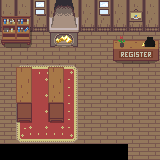

The image is a tile-based game level rendered from a .tmx file. Its description and complete source (layers, tilesets, objects, tile grids) follow:
An orthogonal 10x10 tile map with 16x16 px tiles, 5 tile layers (floor, wall, furniture, Tile Layer 5, ...) and 12 objects (satoru_spawn, leiko_spawn, kana_spawn).

<map version="1.2" tiledversion="1.3.1" orientation="orthogonal" renderorder="right-down" compressionlevel="-1" width="10" height="10" tilewidth="16" tileheight="16" infinite="0" nextlayerid="9" nextobjectid="23">
 <editorsettings>
  <export target="mountainshop.lua" format="lua" />
 </editorsettings>
 <tileset firstgid="1" source="inner.tsx" />
 <layer id="1" name="floor" width="10" height="10">
  <data encoding="csv">
41,41,41,41,41,41,41,41,41,41,
41,41,41,41,41,41,41,41,41,41,
41,41,41,41,41,41,41,41,41,41,
41,41,41,41,41,41,41,41,41,41,
41,41,41,41,41,41,41,41,41,41,
41,41,41,41,41,41,41,41,41,41,
41,41,41,41,41,41,41,41,41,41,
41,41,41,41,41,41,41,41,41,41,
41,41,41,41,41,41,41,41,41,41,
0,0,0,0,0,0,0,0,41,41
</data>
 </layer>
 <layer id="2" name="wall" width="10" height="10">
  <properties>
   <property name="collidable" type="bool" value="true" />
  </properties>
  <data encoding="csv">
161,161,161,161,161,161,161,161,161,161,
201,201,201,201,201,201,201,201,201,201,
0,0,0,0,0,0,0,0,0,0,
0,0,0,0,0,0,0,0,0,0,
0,0,0,0,0,0,0,0,0,0,
0,0,0,0,0,0,0,0,0,0,
0,0,0,0,0,0,0,0,0,0,
0,0,0,0,0,0,0,0,0,0,
0,0,0,0,0,0,0,0,0,0,
0,0,0,0,0,0,0,0,0,0
</data>
 </layer>
 <layer id="4" name="furniture" width="10" height="10">
  <data encoding="csv">
0,0,0,413,414,0,0,0,404,0,
484,486,0,453,454,0,0,0,444,0,
524,526,0,491,492,0,0,614,615,616,
0,0,0,0,0,0,0,654,655,656,
0,571,572,572,573,0,0,0,0,0,
0,611,612,612,613,0,0,0,0,0,
0,611,612,612,613,0,0,0,0,0,
0,611,612,612,613,0,0,0,0,0,
0,651,652,652,653,0,0,0,0,0,
0,0,0,0,0,0,0,0,0,0
</data>
 </layer>
 <layer id="5" name="Tile Layer 5" width="10" height="10">
  <data encoding="csv">
0,0,0,0,0,0,0,0,0,0,
0,0,0,0,0,0,0,0,0,0,
0,0,0,0,0,0,0,0,0,0,
0,0,0,0,0,0,0,0,0,0,
0,488,0,488,0,0,0,0,0,0,
0,528,0,528,0,0,0,0,0,0,
0,568,0,568,0,0,0,0,0,0,
0,608,0,608,0,0,0,0,0,0,
0,0,0,0,0,0,0,0,0,0,
0,0,0,0,0,0,0,0,0,0
</data>
 </layer>
 <layer id="3" name="windows" width="10" height="10">
  <data encoding="csv">
0,0,299,0,0,0,299,0,0,0,
0,0,339,0,0,0,339,0,0,0,
0,0,0,0,0,0,0,0,0,0,
0,0,0,0,0,0,0,0,0,0,
0,0,0,0,0,0,0,0,0,0,
0,0,0,0,0,0,0,0,0,0,
0,0,0,0,0,0,0,0,0,0,
0,0,0,0,0,0,0,0,0,0,
0,0,0,0,0,0,0,0,0,0,
0,0,0,0,0,0,0,0,0,0
</data>
 </layer>
 <objectgroup id="8" name="Objects">
  <object id="6" name="satoru_spawn" x="115.75" y="73.5" width="17.75" height="19.5" />
  <object id="7" name="leiko_spawn" x="94" y="107.5" width="17.5" height="18.5" />
  <object id="8" name="kana_spawn" x="136.25" y="109.75" width="15" height="17" />
 </objectgroup>
 <objectgroup id="7" name="custom_collisions">
  <properties>
   <property name="collidable" type="bool" value="true" />
  </properties>
  <object id="1" x="112.5" y="39.5" width="46.25" height="20.75" />
  <object id="2" x="48" y="66.75" width="16" height="55.75" />
  <object id="3" x="15.75" y="67.5" width="16.75" height="54" />
  <object id="4" x="49.75" y="21.375" width="28.875" height="26" />
  <object id="5" x="1.375" y="22.25" width="28.75" height="22.625" />
  <object id="18" x="0" y="144.125" width="159.75" height="15.75" />
  <object id="19" x="160.375" y="-0.0625" width="4.25" height="160.75" />
  <object id="20" x="0.875" y="-4.125" width="159.5" height="3.5" />
  <object id="21" x="-2.15625" y="-0.5625" width="2" height="144.795" />
 </objectgroup>
</map>
